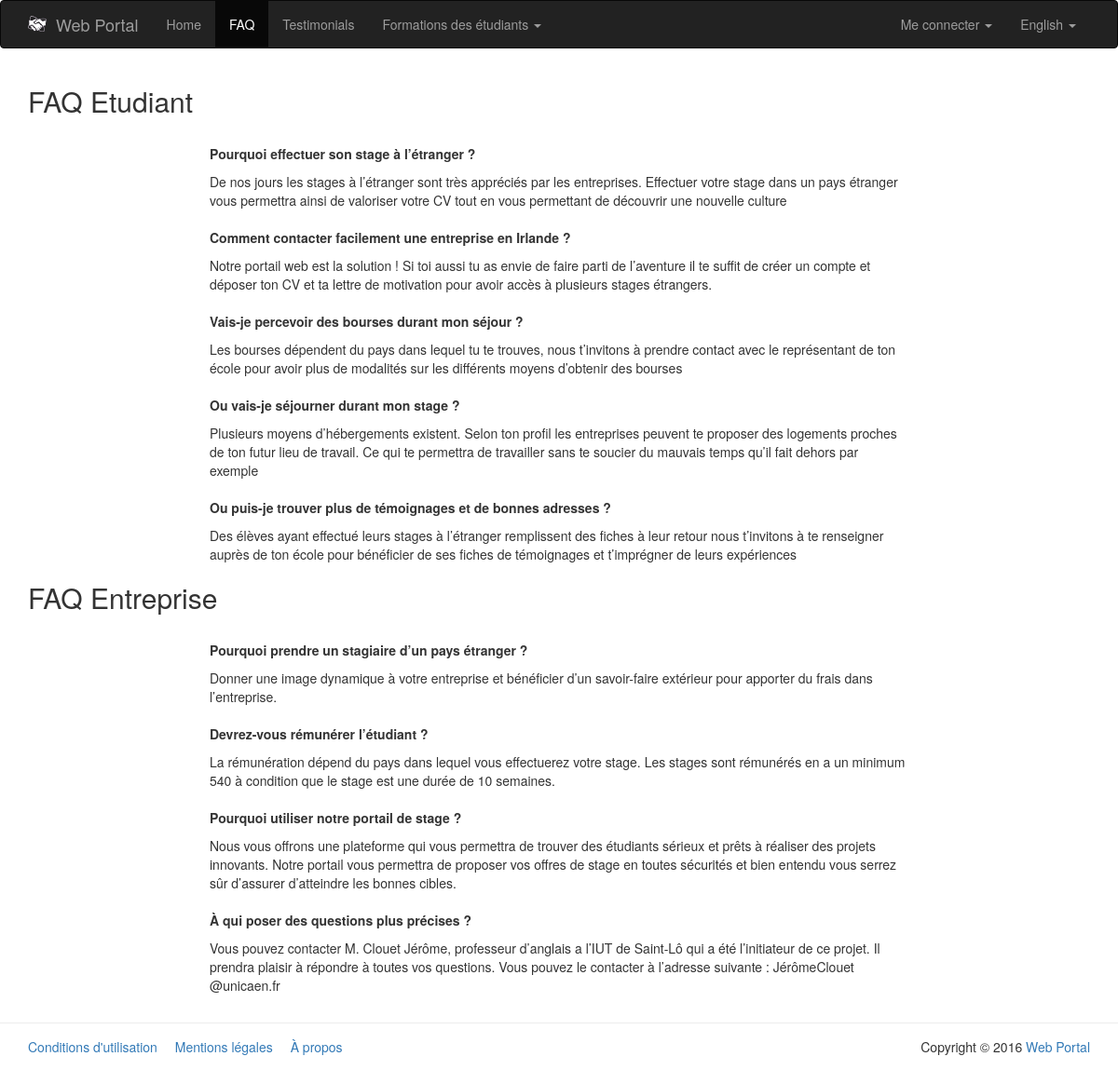
/PHP/public/index.php?page=faq, run on the app's committed database.
### tables this page shows
CREATE TABLE `settings` (
  `id` int(11) NOT NULL,
  `tag` varchar(64) NOT NULL,
  `value` varchar(256) NOT NULL,
  `placeholder` varchar(128) NOT NULL,
  `data_type` enum('varchar','int','boolean') NOT NULL DEFAULT 'varchar'
);

CREATE TABLE `faq` (
  `id` int(11) NOT NULL,
  `question` text NOT NULL,
  `answer` text NOT NULL,
  `target` enum('student','company') NOT NULL
);

### PHP/app/model/Settings.class.php (called while the page is built, shortened)
<?php
	class Settings {
		public static function getWebsiteName() {
			$db = PDOConnexion::getInstance();
			$sql = "SELECT value FROM settings WHERE tag = 'website_name'";
			$sth = $db->prepare($sql);
			$sth->setFetchMode(PDO::FETCH_CLASS|PDO::FETCH_PROPS_LATE, 'Settings');
			$sth->execute();
			return $sth->fetch()->value;
		}
	}
?>

### PHP/app/model/Autoloader.php (called while the page is built, shortened)
<?php
	class Autoloader {
		public static function appAutoload($class) {
			$class = str_replace('\\', '/', $class);
		}
	}
?>

### PHP/app/model/Language.class.php (called while the page is built, shortened)
<?php
	class Language {
		private $defaultLanguage = 'en';
		private $currentLanguage;
		private $translate = array();
		public function __construct() {
		    if (isset($_COOKIE['lang']) || isset($_SESSION['lang'])) {
		        if (isset($_COOKIE['lang'])) {
		            $this->currentLanguage = $_COOKIE['lang'];
		        }
		        if (isset($_SESSION['lang'])) {
		            $this->currentLanguage = $_SESSION['lang'];
		        }
		    }
		    else {
		    	$this->currentLanguage = $this->detectBrowserLanguage();
		    }
		    $this->translate = $translate;
		}
		private function detectBrowserLanguage() {
			if (isset($_SERVER['HTTP_ACCEPT_LANGUAGE'])) {
				if (substr($_SERVER['HTTP_ACCEPT_LANGUAGE'], 0, 2) == 'fr') {
					return 'fr';
				}
				else {
					return 'en';
				}
			}
			return $this->defaultLanguage;
		}
		public function getCurrentLanguage() {
			$languageName = ($this->currentLanguage == 'fr') ? 'Français' : 'English';
			return array(
				'code' => $this->currentLanguage,
				'name' => $languageName
			);
		}
		public function translate($term) {
			if (!array_key_exists($this->currentLanguage, $this->translate)) {
				if (file_exists(LANG . DS . $this->currentLanguage . '.php')) {
					return $this->translate[$term];
				}
			}
			else {
				throw new Exception('Le terme "' . $term . '" n\'existe pas dans le fichier de traduction.');
			}
		}
	}
?>

### PHP/ressources/lang/en.php (called while the page is built)
<?php
	$translate = array (
		'home' => 'Home',
		'faq' => 'FAQ',
		'testimonials' => 'Testimonials',
		'student' => 'Student',
		'company' => 'Company'
	);
?>

### PHP/app/model/Faq.class.php (called while the page is built, shortened)
<?php
	class Faq {
		public function __get($nom) {
			return $this->$nom;
		}
		public static function getStudentsFaq() {
			$db = PDOConnexion::getInstance();
			$sql = 'SELECT * FROM faq WHERE target LIKE "student"';
			$sth = $db->prepare($sql);
			$sth->setFetchMode(PDO::FETCH_CLASS|PDO::FETCH_PROPS_LATE, 'Faq');
			$sth->execute();
			return $sth->fetchAll();
		}
		public static function getCompaniesFaq() {
			$db = PDOConnexion::getInstance();
			$sql = 'SELECT * FROM faq WHERE target LIKE "company"';
			$sth = $db->prepare($sql);
			$sth->setFetchMode(PDO::FETCH_CLASS|PDO::FETCH_PROPS_LATE, 'Faq');
			$sth->execute();
			return $sth->fetchAll();
		}
	}
?>

### PHP/app/view/faq.php (the view)
<div class="container">
	<div class="row">
		<div class="col-md-12">
			<h2>FAQ Etudiant</h2>
			<?php
				foreach(Faq::getStudentsFaq() as $faq) {
					echo '
						<br />
						<div class="row">
							<div class="col-md-offset-2 col-md-8">
								<p><b>' . $faq->question . '</b></p>
							</div>
						</div>
						<div class="row">
							<div class="col-md-offset-2 col-md-8">' . $faq->answer . '</div>
						</div>
					';
				}
			?>
			<h2>FAQ Entreprise</h2>
			<?php
				foreach(Faq::getCompaniesFaq() as $faq) {
					echo '
						<br />
						<div class="row">
							<div class="col-md-offset-2 col-md-8">
								<p><b>' . $faq->question . '</b></p>
							</div>
						</div>
						<div class="row">
							<div class="col-md-offset-2 col-md-8">' . $faq->answer . '</div>
						</div>
					';
				}
			?>
		</div>
	</div>
</div>

### PHP/public/index.php (shortened to what this page needs)
<?php
	require_once (APP . '/model/Autoloader.php');
	$language = new Language();
	if (substr($_GET['page'], 0, 6) == 'admin/') {
		if (App::isAdmin()) {
			if (!file_exists(APP . '/view/' . $_GET['page'] . '.php')) {
				App::getHeader(404);
			}
			require_once(APP . '/view/admin/header.php');
			require_once(APP . '/view/' . $_GET['page'] . '.php');
			require_once(APP . '/view/admin/footer.php');
		}
		else {
			App::getHeader(404);
		}
	}
	else {
		if (!file_exists(APP . '/view/' . $_GET['page'] . '.php')) {
			App::getHeader(404);
		}
		else {
			require_once(APP . '/view/header.php');
			require_once(APP . '/view/' . $_GET['page'] . '.php');
			require_once(APP . '/view/footer.php');
		}
	}
?>

### PHP/app/view/header.php (shortened to what this page needs)
<!DOCTYPE html>
<html lang="fr">
	<head>
		<link href="css/bootstrap.min.css" rel="stylesheet">
		<link href="https://maxcdn.bootstrapcdn.com/font-awesome/4.5.0/css/font-awesome.min.css" rel="stylesheet">
	</head>
	<body>
		<?php require_once(APP . '/view/navbar.php'); ?>

### PHP/app/view/navbar.php (shortened to what this page needs)
<nav class="navbar navbar-inverse">
	<div class="container">
		<div class="navbar-header">
			<a class="navbar-brand" href="index.php?page=home"><img src="img/logo.png" alt="Logo" style="float: left; margin-right: 10px; width: 20px;"><?php echo Settings::getWebsiteName(); ?></a>
		</div>
		<div id="navbar" class="collapse navbar-collapse">
			<ul class="nav navbar-nav">
				<li<?php App::isCurrentPage('home'); ?>><a href="index.php?page=home"><?php echo $language->translate('home'); ?></a></li>
				<li<?php App::isCurrentPage('faq'); ?>><a href="index.php?page=faq"><?php echo $language->translate('faq'); ?></a></li>
				<li<?php App::isCurrentPage('testimonials'); ?>><a href="index.php?page=testimonials"><?php echo $language->translate('testimonials'); ?></a></li>
				<li class="dropdown"
					     	App::isCurrentPage('formations-ireland'); ?>>
						  	<a id="formations-dropdown" href="#" class="dropdown-toggle" data-toggle="dropdown" role="button" aria-haspopup="true" aria-expanded="false">
								Formations des étudiants
								<span class="caret"></span>
							</a>
				</li>
			</ul>
			<ul class="nav navbar-nav navbar-right">
				<?php if (App::isLogged()) : ?>
					<?php $member = App::getMember(); ?>
					<?php if (get_class($member) == 'Student') : ?>
						<li class="dropdown">
							<a id="student-dropdown" href="#" class="dropdown-toggle" data-toggle="dropdown" role="button" aria-haspopup="true" aria-expanded="false">
								<?php echo $member->first_name; ?>
								<span class="caret"></span>
							</a>
							<ul class="dropdown-menu" aria-labelledby="student-dropdown">
								<li><a href="index.php?page=profile-student">Profil</a></li>
								<li><a href="index.php?page=internship-request">Ma recherche de stage <span data-toggle="tooltip" data-placement="bottom" title="Recherche <?php if(!$member->available){echo 'dés';} ?>activée" style="background: <?php if($member->available) {echo '#27ae60';} else {echo '#e74c3c';} ?>; display: inline-block; vertical-align: middle; margin-left: 10px; border-radius: 8px; height: 8px; width: 8px;"></span></a></li>
								<li><a href="index.php?page=find-internship">Rechercher une entreprise</a></li>
								<?php if (App::isAdmin()) : ?>
									<li class="divider" role="separator"></li>
									<li><a href="index.php?page=admin/home">Administration</a></li>
								<?php endif; ?>
							</ul>
						</li>
					<?php else : ?>
						<li class="dropdown">
							<a id="company-dropdown" href="#" class="dropdown-toggle" data-toggle="dropdown" role="button" aria-haspopup="true" aria-expanded="false">
								<?php echo $member->name; ?>
								<span class="caret"></span>
							</a>
							<ul class="dropdown-menu" aria-labelledby="company-dropdown">
								<li><a href="index.php?page=profile-company">Profil</a></li>
								<li><a href="index.php?page=my-internships">Stages proposés</a></li>
								<li><a href="index.php?page=find-student">Rechercher des étudiants</a></li>
							</ul>
						</li>
					<?php endif; ?>
					<li><a href="index.php?page=signout">Déconnexion</a></li>
				<?php else : ?>
					<li class="dropdown">
						<a id="login-dropdown" href="#" class="dropdown-toggle" data-toggle="dropdown" role="button" aria-haspopup="true" aria-expanded="false">
							Me connecter
							<span class="caret"></span>
						</a>
					</li>
				<?php endif; ?>
				<li class="dropdown">
					<a id="lang-dropdown" href="#" class="dropdown-toggle" data-toggle="dropdown" role="button" aria-haspopup="true" aria-expanded="false">
						<?php echo $language->getCurrentLanguage()['name']; ?>
						<span class="caret"></span>
					</a>
				</li>
            </ul>
		</div>
	</div>
</nav>

### PHP/app/model/App.class.php (shortened to what this page needs)
<?php
	class App {
		public static function isCurrentPage($page) {
			if ($_GET['page'] == $page) {
				echo ' class="active"';
			}
		}
		public static function isLogged() {
			return false;
		}
	}
?>

### PHP/app/view/footer.php (shortened to what this page needs)
		<footer id="footer" style="border-top: 1px solid #ededed; margin-top: 30px; padding: 15px 0;">
			<div class="container">
				<div class="row">
					<div class="col-md-8">
						<a href="index.php?page=terms" style="margin-right: 15px;">Conditions d'utilisation</a>
						<a href="index.php?page=legal" style="margin-right: 15px;">Mentions légales</a>
						<a href="index.php?page=about">À propos</a>
					</div>
					<div class="col-md-4 text-right">
						Copyright &copy; <?php echo date('Y') . ' <a href="index.php?page=home">' . Settings::getWebsiteName() . '</a>'; ?>
					</div>
				</div>
			</div>
		</footer>
	</body>
</html>

### data on the page
settings: value "Web Portal"
faq: question "Pourquoi effectuer son stage à l’étranger ?", answer "De nos jours les stages à l’étranger sont très appréciés par les entreprises. Effectuer votre stage dans un pays étranger vous permettra ainsi de valoriser votre CV tout en vous permettant de découvrir une nouvelle culture"
faq: question "Comment contacter facilement une entreprise en Irlande ?", answer "Notre portail web est la solution ! Si toi aussi tu as envie de faire parti de l’aventure il te suffit de créer un compte et déposer ton CV et ta lettre de motivation pour avoir accès à plusieurs stages étrangers."
faq: question "Vais-je percevoir des bourses durant mon séjour ?", answer "Les bourses dépendent du pays dans lequel tu te trouves, nous t’invitons à prendre contact avec le représentant de ton école pour avoir plus de modalités sur les différents moyens d’obtenir des bourses"
faq: question "Ou vais-je séjourner durant mon stage ?", answer "Plusieurs moyens d’hébergements existent. Selon ton profil les entreprises peuvent te proposer des logements proches de ton futur lieu de travail. Ce qui te permettra de travailler sans te soucier du mauvais temps qu’il fait dehors par exemple"
faq: question "Ou puis-je trouver plus de témoignages et de bonnes adresses ?", answer "Des élèves ayant effectué leurs stages à l’étranger remplissent des fiches à leur retour nous t’invitons à te renseigner auprès de ton école pour bénéficier de ses fiches de témoignages et t’imprégner de leurs expériences"
faq: question "Pourquoi prendre un stagiaire d’un pays étranger ?", answer "Donner une image dynamique à votre entreprise et bénéficier d’un savoir-faire extérieur pour apporter du frais dans l’entreprise."
faq: question "Devrez-vous rémunérer l’étudiant ?", answer "La rémunération dépend du pays dans lequel vous effectuerez votre stage. Les stages sont rémunérés en a un minimum 540 à condition que le stage est une durée de 10 semaines."
faq: question "Pourquoi utiliser notre portail de stage ?", answer "Nous vous offrons une plateforme qui vous permettra de trouver des étudiants sérieux et prêts à réaliser des projets innovants. Notre portail vous permettra de proposer vos offres de stage en toutes sécurités et bien entendu vous serrez sûr d’assurer d’atteindre les bonnes cibles."
faq: question "À qui poser des questions plus précises ?", answer "Vous pouvez contacter M. Clouet Jérôme, professeur d’anglais a l’IUT de Saint-Lô qui a été l’initiateur de ce projet. Il prendra plaisir à répondre à toutes vos questions. Vous pouvez le contacter à l’adresse suivante : JérômeClouet @unicaen.fr"

### other printed values
$language->translate('home') "Home"
$language->translate('faq') "FAQ"
$language->translate('testimonials') "Testimonials"
$language->getCurrentLanguage()['name'] "English"
